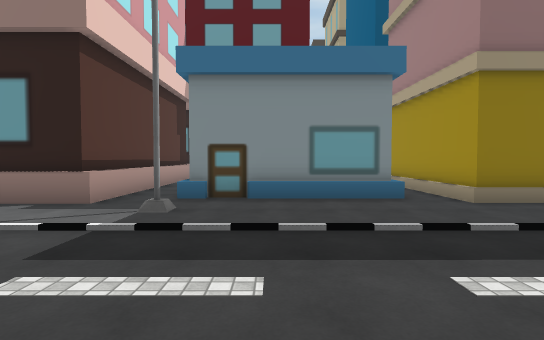
[1] (above)

24 first-person views from a walk through a Unity game level. The camera is 1.5 m above the floor, tilts 2° down and sees 80° across. The floor is counted in squares, 2 m on a side. Each view is taken from the middle of a square. On the plan, view 1 faces up. The plan holds only what a view shows up to about 11 squares ahead; the rest is blank. The place goes on beyond the plan. The player is left out. Some surface patterns are stand-ins.

[2]
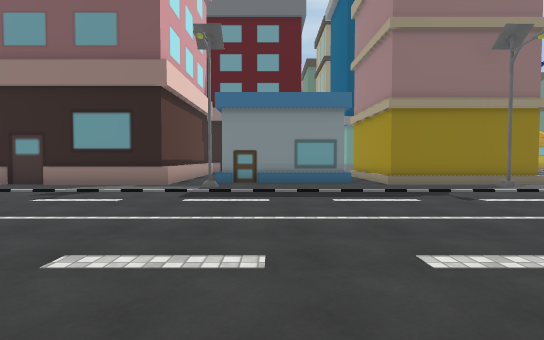

[3]
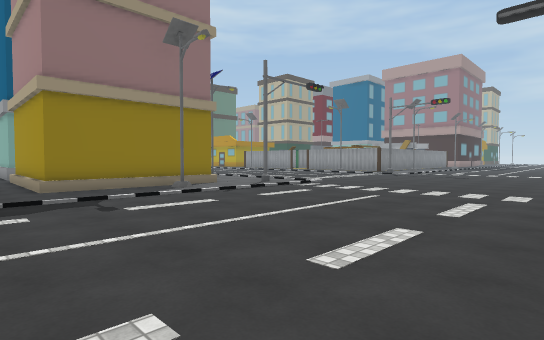

[4]
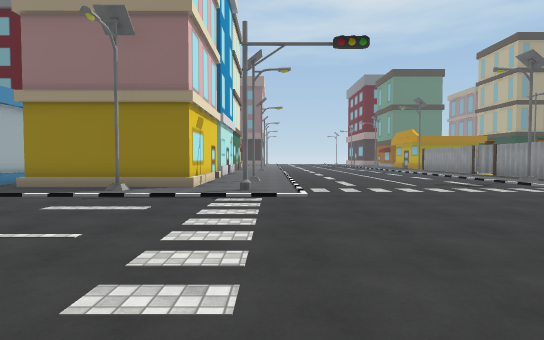

[5]
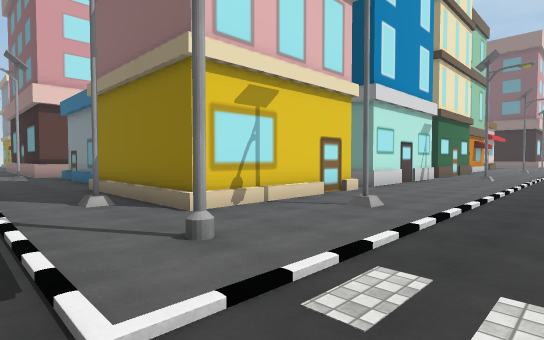

[6]
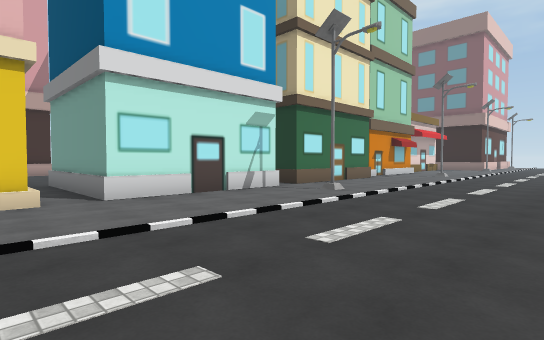

[7]
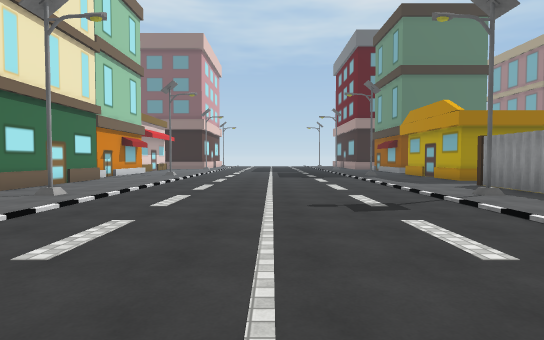

[8]
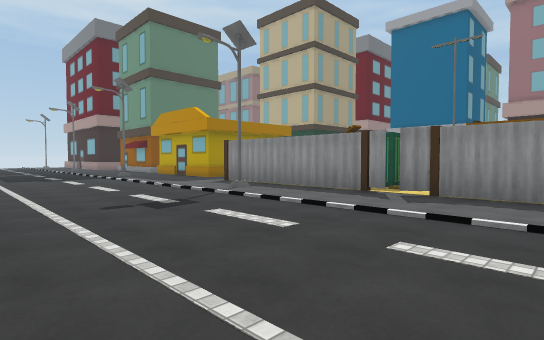

[9]
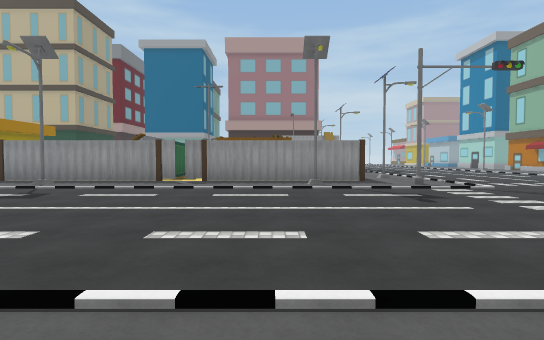

[10]
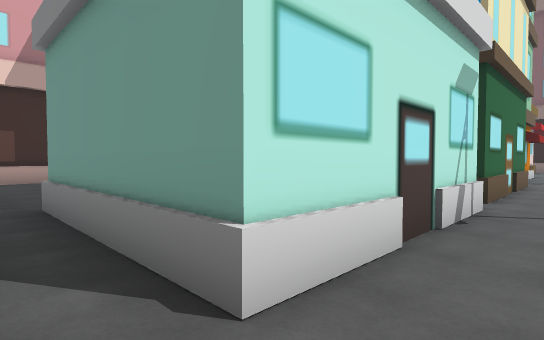

[11]
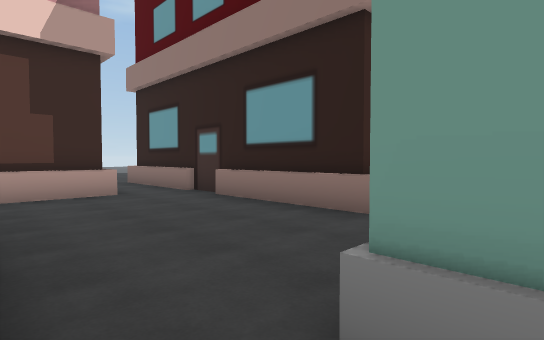

[12]
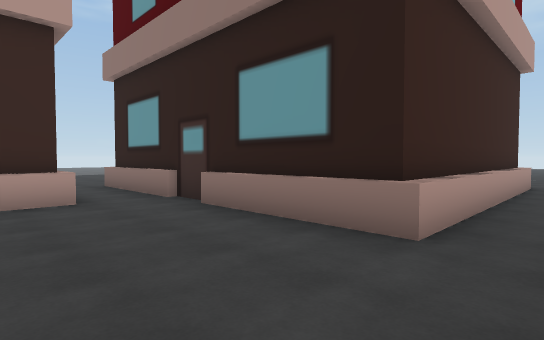

[13]
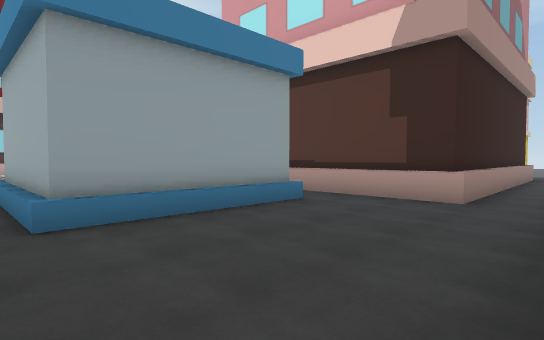

[14]
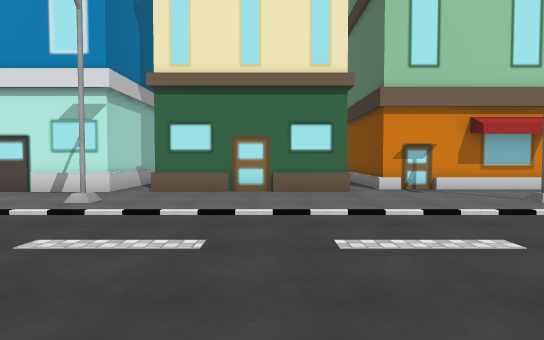

[15]
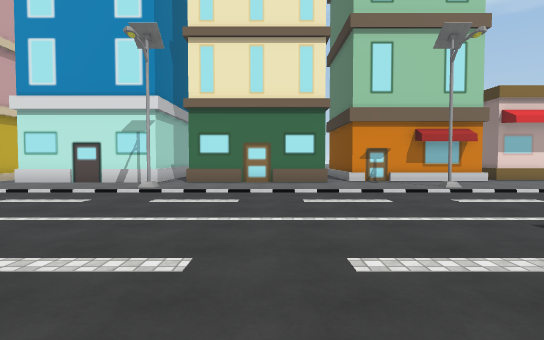

[16]
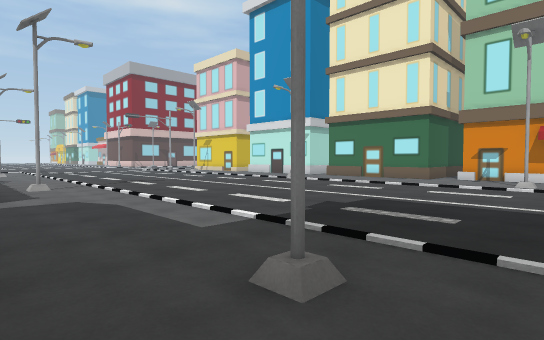

[17]
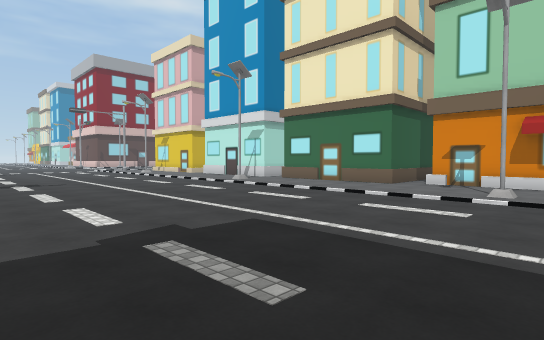

[18]
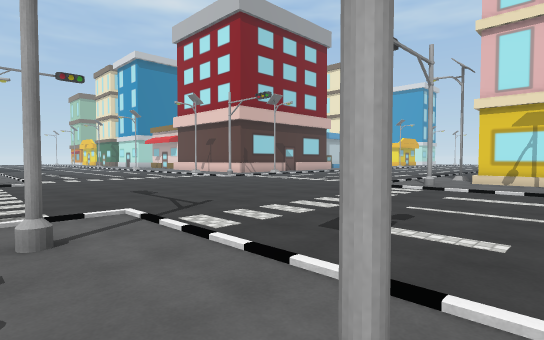

[19]
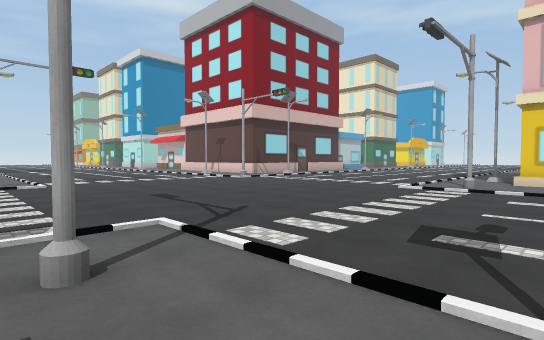

[20]
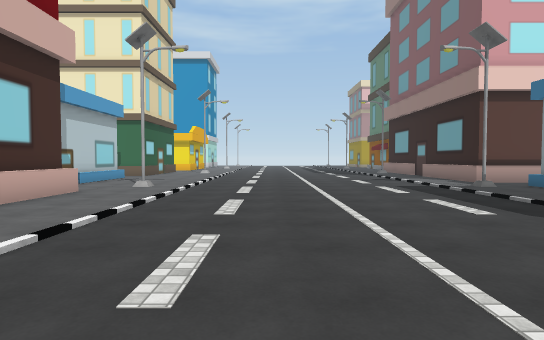

[21]
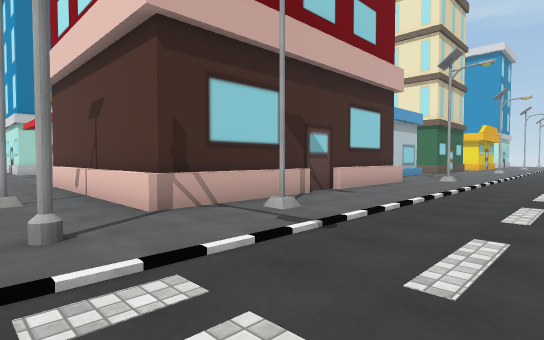

[22]
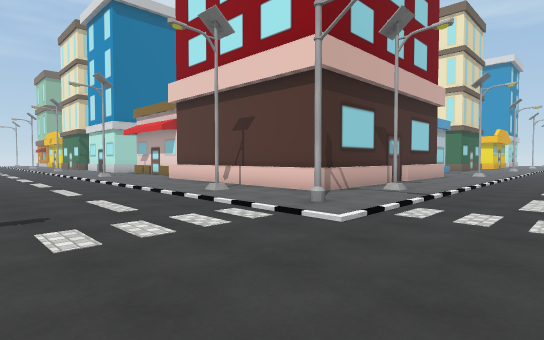

[23]
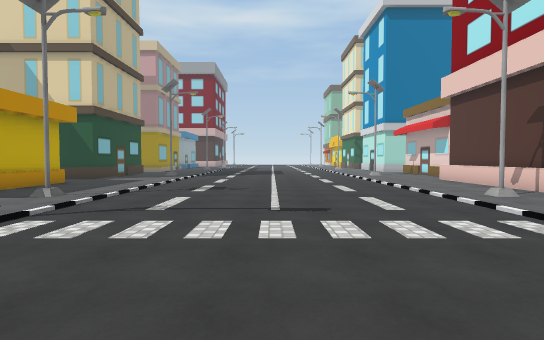

[24]
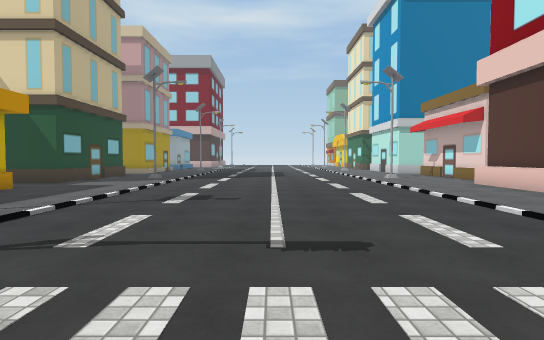

### Floor plan
Key: @ floor where view 1 was taken; # wall or solid block; . floor; / step, stairs or slope; = window, fence, low wall or low ledge; ^ raised ledge.
Columns run from 6 left of view 1 to 20 right of it. Each row starts with its distance up from view 1.
 25              #........./...
 24              #.#......./#..
 23              #........./...
 22           ####........./...
 21        ^.   .........../...
 20        #.   ==........./...
 19        #.    =........./...
 18        #.    =........./..#
 17        #.    =........./..#
 16        #..  ...#......./#.#
 15     #  #.. ###........./..#
 14 ###^.^#^..   =........./..#
 13 ..........   =........./..#
 12 ###^......   =........./...
 11    #......^##^........./..#
 10    #.^##^./////......../..#
  9    #    #.#  #/......../..#
  8    #.   #.#  #/#......./#.#
  7    #.   #.#  #/......../..#
  6 ###^.^##^.####/......../..#
  5 ....#..........#......./#..
  4 ......................./...
  3 ...........................
  2  ..........................
  1   .........................
  0   ....@..................
 -1   .......................
 -2   .......................
 -3   ///////////////......//
 -4   ..#.......#..#......./.
 -5   ...................../.
 -6   ....########^......../.
 -7   ###         ^......../#.
 -8               #......../...
 -9               #......../...
-10               #......../...
-11               #......../...
-12               ^......../...
-13               ........./...
-14              #........./...

Positions as (right, up) in squares from view 1, and headings:
1: (0, 0), facing up
2: (0, -4), facing up
3: (2, -3), facing up-right
4: (10, -3), facing up
5: (12, 3), facing up-left
6: (14, 9), facing up-left
7: (14, 9), facing up
8: (13, 9), facing up-right
9: (9, 9), facing right
10: (9, 10), facing up-left
11: (4, 10), facing up-left
12: (3, 11), facing up-left
13: (3, 14), facing down-left
14: (15, 19), facing left
15: (18, 19), facing left
16: (20, 25), facing down-left
17: (17, 25), facing down-left
18: (19, 8), facing down-left
19: (19, 7), facing down-left
20: (7, -1), facing left
21: (10, -1), facing down-left
22: (14, -1), facing down-left
23: (14, -1), facing down
24: (14, -3), facing down
